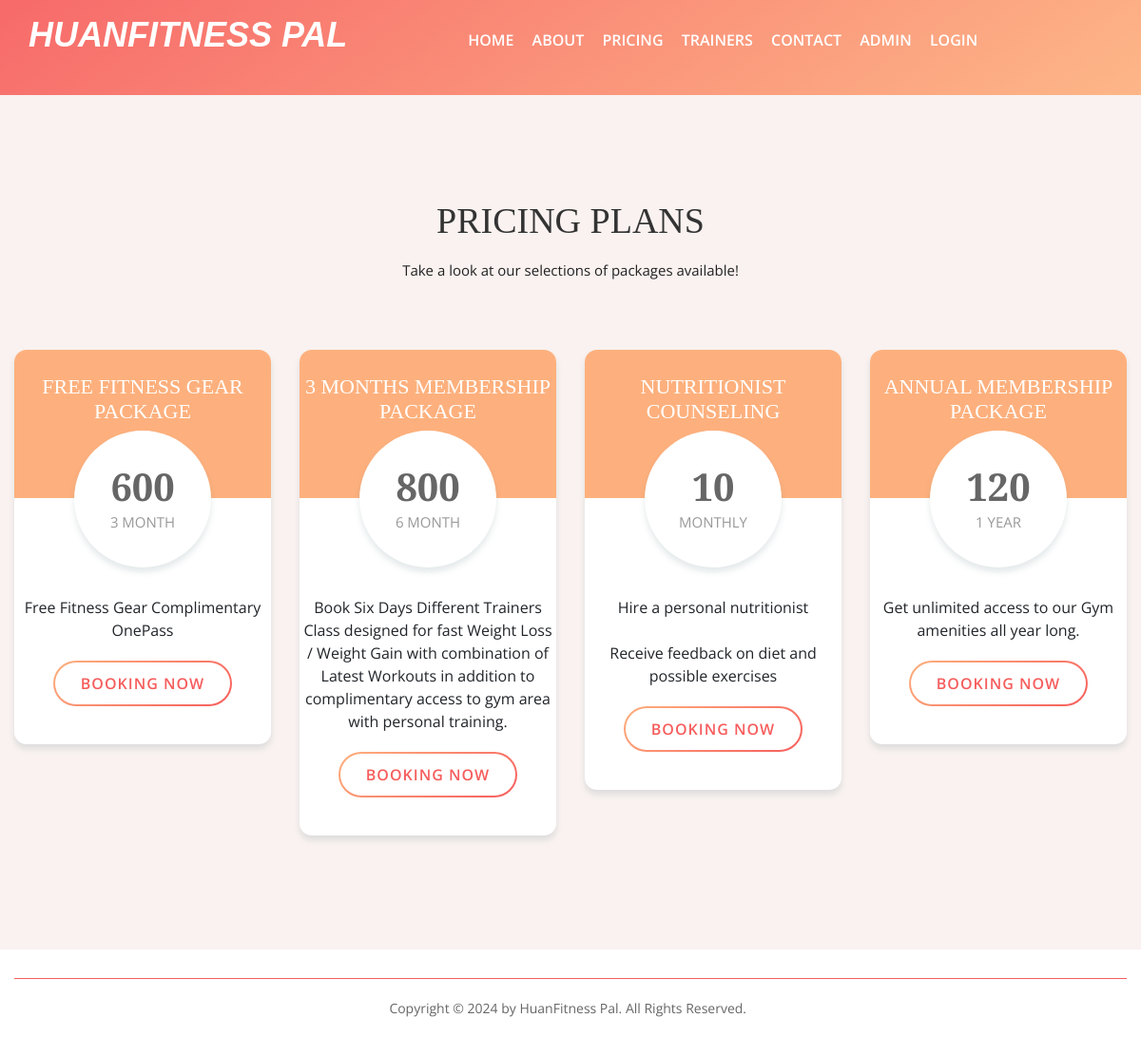
/phpAssignment-main/pricing.php, run on the app's committed database.
### tables this page shows
CREATE TABLE `tbladdpackage` (
  `id` int(11) NOT NULL,
  `category` varchar(45) DEFAULT NULL,
  `titlename` varchar(450) DEFAULT NULL,
  `PackageType` varchar(45) DEFAULT NULL,
  `PackageDuratiobn` varchar(45) DEFAULT NULL,
  `Price` varchar(45) DEFAULT NULL,
  `uploadphoto` varchar(450) DEFAULT NULL,
  `Description` varchar(450) DEFAULT NULL,
  `create_date` timestamp NULL DEFAULT current_timestamp()
);

### phpAssignment-main/pricing.php (the view, shortened to what this page needs)
<?php
include 'include/config.php';
?>
<!DOCTYPE html>
<html lang="zxx">
<head>
	<link rel="stylesheet" href="css/bootstrap.min.css"/>
	<link rel="stylesheet" href="css/font-awesome.min.css"/>
	<link rel="stylesheet" href="css/owl.carousel.min.css"/>
	<link rel="stylesheet" href="css/nice-select.css"/>
	<link rel="stylesheet" href="css/magnific-popup.css"/>
	<link rel="stylesheet" href="css/slicknav.min.css"/>
	<link rel="stylesheet" href="css/animate.css"/>
	<link rel="stylesheet" href="css/style.css"/>
</head>
<body>
	<?php include 'include/header.php';?>
	<section class="page-top-section set-bg"></section>
<section class="pricing-section spad">
		<div class="container">
			<div class="section-title text-center">
				<h2>Pricing plans</h2>
				<p>Take a look at our selections of packages available!</p>
			</div>
			<div class="row">
				        <?php
							$sql ="SELECT id, category, titlename, PackageType, PackageDuratiobn, Price, uploadphoto, Description, create_date from tbladdpackage";
							$query= $dbh -> prepare($sql);
							$query-> execute();
							$results = $query -> fetchAll(PDO::FETCH_OBJ);
							$cnt=1;
							if($query -> rowCount() > 0)
							{
							foreach($results as $result)
							{
						?>
				<div class="col-lg-3 col-sm-6">
					<div class="pricing-item begginer">
						<div class="pi-top">
							<h4><?php echo $result->titlename;?></h4>
						</div>
						<div class="pi-price">
							<h3><?php echo htmlentities($result->Price);?></h3>
							<p>	<?php echo $result->PackageDuratiobn;?></p>
						</div>
						<ul>
							<?php echo $result->Description;?>
						</ul>
						<?php if(strlen($_SESSION['uid'])==0): ?>
						<a href="login.php" class="site-btn sb-line-gradient">Booking Now</a>
							 <?php endif;?>
					</div>
				</div>
				<?php  $cnt=$cnt+1; } } ?>
			</div>
		</div>
	</section>
	<?php include 'include/footer.php'; ?>
	</body>
</html>

### phpAssignment-main/css/style.css (style rules this page uses)
html, body { height: 100%; font-family: "Open Sans", sans-serif; -webkit-font-smoothing: antialiased; }
h1, h2, h3, h4, h5, h6 { margin: 0; color: #333333; font-weight: 600; }
h2 { font-family: "Playfair Display", serif; font-weight: 400; font-size: 36px; }
h3 { font-size: 30px; font-family: "Playfair Display", serif; font-weight: 400; }
h4 { font-size: 25px; }
p { font-size: 15px; color: #222; line-height: 1.8; }
ul, ol { padding: 0; margin: 0; }
@media (min-width: 1200px) { .container { max-width: 1200px; } }
.section-title { text-align: center; margin-bottom: 55px; }
.section-title h2 { font-weight: 400; font-size: 38px; font-family: "Playfair Display", serif; text-transform: uppercase; }
.section-title p { padding-top: 15px; margin-bottom: 0; }
.set-bg { background-repeat: no-repeat; background-size: cover; background-position: top center; }
.spad { padding-top: 110px; padding-bottom: 105px; }
.bg-g-1, .page-top-section:after, .review-section:after, .search-model:after, .hero-section, .back-to-top { background: -o-linear-gradient(305deg, #f65d5d 0%, #fdb07d 100%); background: linear-gradient(145deg, #f65d5d 0%, #fdb07d 100%); filter: progid:DXImageTransform.Microsoft.gradient(startColorstr="#f65d5d", endColorstr="#fdb07d", GradientType=1); }
.bg-g-2, .infor-form button, .site-btn.sb-line-gradient, .site-btn.sb-gradient { background: -o-linear-gradient(305deg, #fdb07d 0%, #f65d5d 100%); background: linear-gradient(145deg, #fdb07d 0%, #f65d5d 100%); filter: progid:DXImageTransform.Microsoft.gradient(startColorstr="#fdb07d", endColorstr="#f65d5d", GradientType=1); }
.site-btn { display: inline-block; border: none; font-size: 16px; font-weight: 600; min-width: 167px; padding: 14px 30px; border-radius: 50px; text-transform: uppercase; color: #fff; line-height: normal; cursor: pointer; text-align: center; letter-spacing: 1px; }
.site-btn.sb-line-gradient { color: #f65d5d; padding: 13px 29px; position: relative; -webkit-transition: all 0.4s; -o-transition: all 0.4s; transition: all 0.4s; z-index: 1; }
.site-btn.sb-line-gradient::after { content: ""; position: absolute; width: calc(100% - 4px); height: calc(100% - 4px); top: 2px; left: 2px; border-radius: 80px; background: #fff; z-index: -1; opacity: 1; filter: alpha(opacity=100); -webkit-transition: all 0.4s; -o-transition: all 0.4s; transition: all 0.4s; }
.pricing-section { background: #f9f2f0; }
.pricing-item { text-align: center; background: #fff; padding-bottom: 40px; margin: 15px 0; border-radius: 13px; overflow: hidden; -webkit-box-shadow: 0px 5px 6px rgba(72, 105, 114, 0.15); box-shadow: 0px 5px 6px rgba(72, 105, 114, 0.15); -webkit-transition: all 0.4s; -o-transition: all 0.4s; transition: all 0.4s; }
.pricing-item .pi-top { height: 156px; padding-top: 26px; background: #f65d5d; }
.pricing-item .pi-top h4 { font-family: "Playfair Display", serif; color: #fff; font-size: 22px; font-weight: 400; text-transform: uppercase; }
.pricing-item .pi-price { width: 144px; height: 144px; margin: -71px auto 30px; padding-top: 35px; border-radius: 50%; background: #fff; -webkit-box-shadow: 0px 5px 6px rgba(72, 105, 114, 0.15); box-shadow: 0px 5px 6px rgba(72, 105, 114, 0.15); }
.pricing-item .pi-price h3 { font-size: 40px; font-weight: 700; color: #666666; }
.pricing-item .pi-price p { text-transform: uppercase; color: #999999; }
.pricing-item ul { list-style: none; margin-bottom: 20px; }
.pricing-item.begginer .pi-top { background: #fdb07d; }
.page-top-section { height: 100px; position: relative; text-align: center; }
.page-top-section:after { position: absolute; content: ""; width: 100%; height: 100%; left: 0; top: 0; opacity: 0.92; filter: alpha(opacity=92); }

### data on the page
tbladdpackage: titlename "FREE FITNESS GEAR PACKAGE", Price "600", PackageDuratiobn "3 MONTH", Description "Free Fitness Gear Complimentary OnePass"
tbladdpackage: titlename "3 MONTHS MEMBERSHIP PACKAGE", Price "800", PackageDuratiobn "6 MONTH", Description "Book Six Days Different Trainers Class designed for fast Weight Loss / Weight Gain with combination of Latest Workouts in addition to complimentary access to gym area with personal training."
tbladdpackage: titlename "NUTRITIONIST COUNSELING", Price "10", PackageDuratiobn "MONTHLY", Description "Hire a personal nutritionist Receive feedback on diet and possible exercises"
tbladdpackage: titlename "ANNUAL MEMBERSHIP PACKAGE", Price "120", PackageDuratiobn "1 YEAR", Description "Get unlimited access to our Gym amenities all year long."
